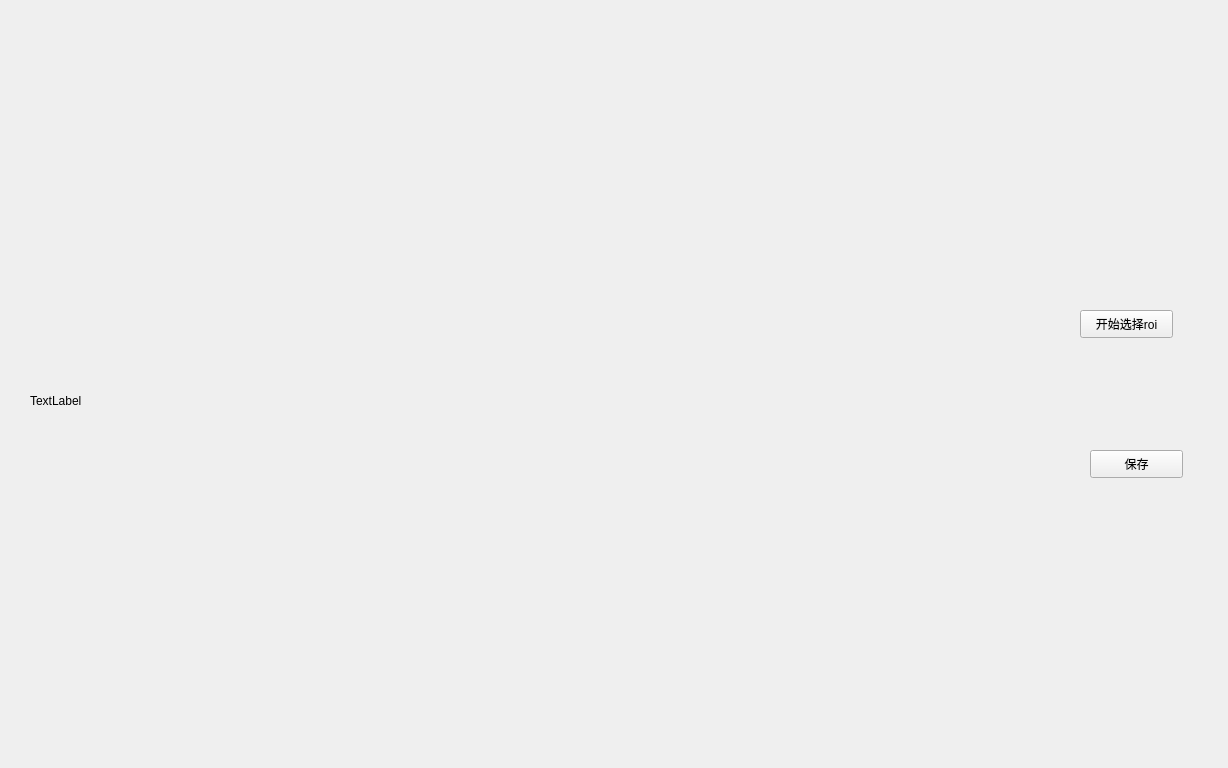
<?xml version="1.0" encoding="UTF-8"?>
<ui version="4.0">
 <class>Form</class>
 <widget class="QWidget" name="Form">
  <property name="geometry">
   <rect>
    <x>0</x>
    <y>0</y>
    <width>1228</width>
    <height>768</height>
   </rect>
  </property>
  <property name="windowTitle">
   <string>Form</string>
  </property>
  <widget class="QLabel" name="roi_label">
   <property name="geometry">
    <rect>
     <x>30</x>
     <y>50</y>
     <width>901</width>
     <height>701</height>
    </rect>
   </property>
   <property name="text">
    <string>TextLabel</string>
   </property>
  </widget>
  <widget class="QPushButton" name="pushButton">
   <property name="geometry">
    <rect>
     <x>1080</x>
     <y>310</y>
     <width>93</width>
     <height>28</height>
    </rect>
   </property>
   <property name="text">
    <string>开始选择roi</string>
   </property>
  </widget>
  <widget class="QPushButton" name="pushButton_2">
   <property name="geometry">
    <rect>
     <x>1090</x>
     <y>450</y>
     <width>93</width>
     <height>28</height>
    </rect>
   </property>
   <property name="text">
    <string>保存</string>
   </property>
  </widget>
 </widget>
 <resources/>
 <connections/>
</ui>
